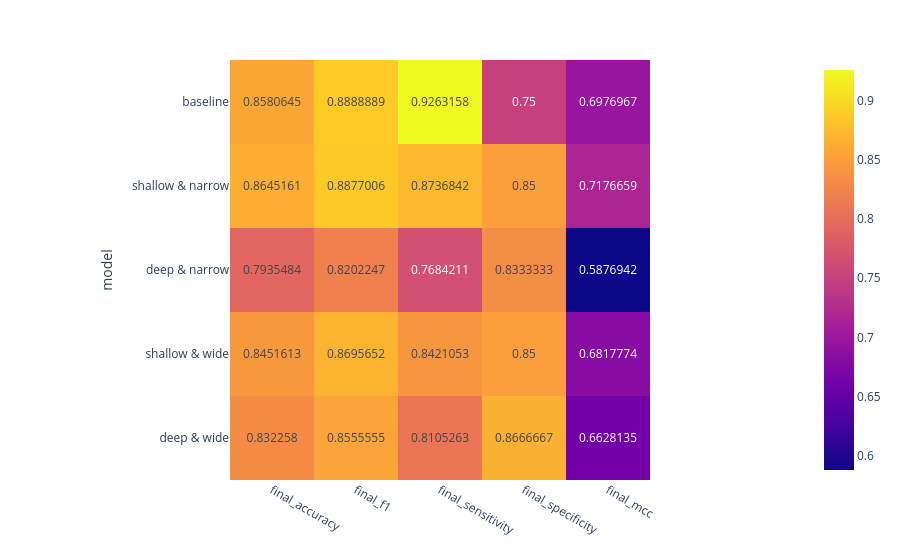

This figure's notebook cell:
### Code cell
fig = px.imshow(summary.drop(columns=["final_train_loss", "final_val_loss"]), text_auto=True)
fig.show()

### Figure 1 — Plotly figure (JSON) as saved in the notebook; plotly's stock layout.template omitted (floating-point values rounded to 4 significant figures)
{"data": [{"coloraxis": "coloraxis", "hovertemplate": "x: %{x}<br>model: %{y}<br>color: %{z}<extra></extra>", "name": "0", "texttemplate": "%{z}", "type": "heatmap", "x": ["final_accuracy", "final_f1", "final_sensitivity", "final_specificity", "final_mcc"], "xaxis": "x", "y": ["baseline", "shallow & narrow", "deep & narrow", "shallow & wide", "deep & wide"], "yaxis": "y", "z": [[0.8581, 0.8889, 0.9263, 0.75, 0.6977], [0.8645, 0.8877, 0.8737, 0.85, 0.7177], [0.7935, 0.8202, 0.7684, 0.8333, 0.5877], [0.8452, 0.8696, 0.8421, 0.85, 0.6818], [0.8323, 0.8556, 0.8105, 0.8667, 0.6628]]}], "layout": {"coloraxis": {"colorscale": [[0, "#0d0887"], [0.1111, "#46039f"], [0.2222, "#7201a8"], [0.3333, "#9c179e"], [0.4444, "#bd3786"], [0.5556, "#d8576b"], [0.6667, "#ed7953"], [0.7778, "#fb9f3a"], [0.8889, "#fdca26"], [1, "#f0f921"]]}, "margin": {"t": 60}, "xaxis": {"anchor": "y", "constrain": "domain", "domain": [0, 1], "scaleanchor": "y"}, "yaxis": {"anchor": "x", "autorange": "reversed", "constrain": "domain", "domain": [0, 1], "title": {"text": "model"}}}}
